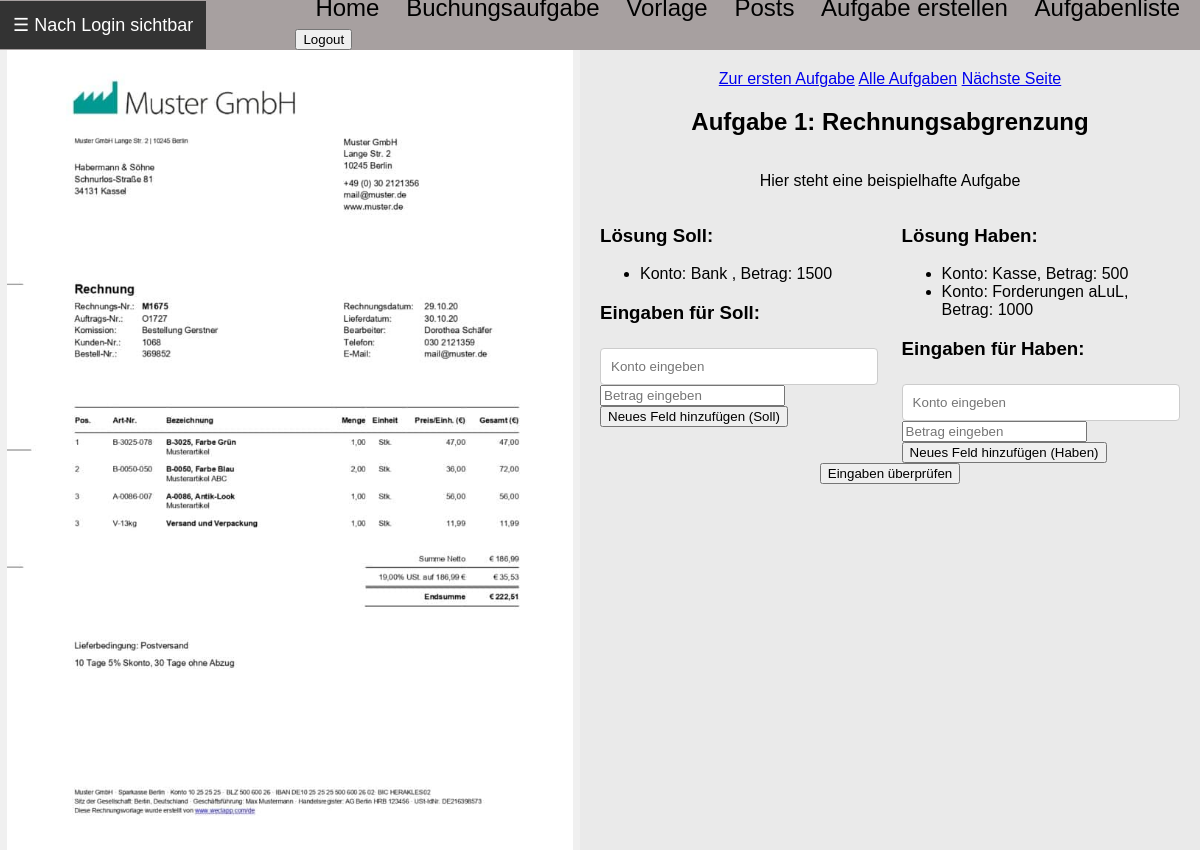
Screenshot of /posts/aufgabe/1/ (signed in) with the database file from the repository.
### posts/models.py (models this page shows, shortened)
class Aufgabe(models.Model):
    kategorie = models.CharField(max_length=100)
    aufgabentext = models.TextField()
    loesung_haben = models.JSONField(blank=True, null=True)  # Optional für Buchungssätze
    loesung_soll = models.JSONField(blank=True, null=True)  # Optional für Buchungssätze
    multiple_choice_antworten = models.JSONField(blank=True, null=True)  # JSON für Multiple Choice Antworten
    richtige_antwort = models.TextField(blank=True, null=True)  # Für Texteingaben (und richtige Antwort bei MC)
    aufgabentyp = models.CharField(max_length=50, choices=[
        ('buchungssatz', 'Buchungssatz'),
        ('multiple_choice', 'Multiple Choice'),
        ('texteingabe', 'Texteingabe')
    ])
    author = models.ForeignKey(User, on_delete=models.CASCADE)
    erstellungsdatum = models.DateTimeField(auto_now_add=True)
    id = models.AutoField(primary_key=True)

### posts/views.py (the view)
# urls.py: path('aufgabe/<int:aufgabe_id>/', views.aufgabe_detail, name='aufgabe_detail'),  # New path for task detail page
@login_required(login_url="/users/login/")
def aufgabe_detail(request, aufgabe_id):
    aufgabe = Aufgabe.objects.get(id=aufgabe_id)
    if aufgabe.aufgabentyp == 'buchungssatz':
        loesung_soll = json.loads(aufgabe.loesung_soll)
        loesung_haben = json.loads(aufgabe.loesung_haben)
    else:
        loesung_soll, loesung_haben = None, None
    if aufgabe.aufgabentyp == 'multiple_choice':
        if isinstance(aufgabe.multiple_choice_antworten, str):
            antworten = json.loads(aufgabe.multiple_choice_antworten)
        else:
            antworten = aufgabe.multiple_choice_antworten  # Falls es schon eine Liste ist
        random.shuffle(antworten)  # Antworten mischen
    else:
        antworten = None
    total_tasks = Aufgabe.objects.count()
    next_id = aufgabe_id + 1 if aufgabe_id < total_tasks else None
    prev_id = aufgabe_id - 1 if aufgabe_id > 1 else None
    return render(request, 'posts/buchungsaufgabe.html', {
        'aufgabe': aufgabe,
        'loesung_soll': loesung_soll,
        'loesung_haben': loesung_haben,
        'next_id': next_id,
        'prev_id': prev_id,
        'total_tasks': total_tasks,
    })

### posts/templates/posts/buchungsaufgabe.html (shortened to what this page needs)
{% extends 'vorlage.html' %}
{% load static %}
{% block content %}
<div class="buchung_container">
    <div class="buchung_links">
        <img src="/media/beispielrechnung.jpg" alt="Beispielrechnung" class="buchung_rechnungsbeleg">
    </div>
    <div class="buchung_rechts">
        <div class="navigation_links">
            <a href="{% url 'posts:aufgabe_detail' 1 %}">Zur ersten Aufgabe</a>
            {% if prev_id %}
                <a href="{% url 'posts:aufgabe_detail' prev_id %}">Letzte Seite</a>
            {% else %}
                <a href="{% url 'posts:aufgaben_liste' %}">Alle Aufgaben</a>
            {% endif %}
            {% if next_id %}
                <a href="{% url 'posts:aufgabe_detail' next_id %}">Nächste Seite</a>
            {% endif %}
        </div>
        {% if aufgabe.aufgabentyp == 'buchungssatz' %}
            <h2>Aufgabe {{ aufgabe.id }}: {{ aufgabe.kategorie }}</h2>
            <p>{{ aufgabe.aufgabentext }}</p>
            <div class="berechnung_felder">
                <div class="loesung_soll">
                    <h3>Lösung Soll:</h3>
                    <ul>
                        {% for eintrag in loesung_soll %}
                            <li>Konto: {{ eintrag.konto }}, Betrag: {{ eintrag.betrag }}</li>
                        {% endfor %}
                    </ul>
                    <h3>Eingaben für Soll:</h3>
                    <form id="numberFormSoll">
                        <div id="inputFieldsSoll">
                            <div class="inputPairSoll">
                                <input type="text" name="konto_soll" placeholder="Konto eingeben" required>
                                <input type="number" name="betrag_soll" placeholder="Betrag eingeben" required>
                            </div>
                        </div>
                        <button type="button" onclick="addField('soll')">Neues Feld hinzufügen (Soll)</button>
                    </form>
                </div>
                <div class="loesung_haben">
                    <h3>Lösung Haben:</h3>
                    <ul>
                        {% for eintrag in loesung_haben %}
                            <li>Konto: {{ eintrag.konto }}, Betrag: {{ eintrag.betrag }}</li>
                        {% endfor %}
                    </ul>
                    <h3>Eingaben für Haben:</h3>
                    <form id="numberFormHaben">
                        <div id="inputFieldsHaben">
                            <div class="inputPairHaben">
                                <input type="text" name="konto_haben" placeholder="Konto eingeben" required>
                                <input type="number" name="betrag_haben" placeholder="Betrag eingeben" required>
                            </div>
                        </div>
                        <button type="button" onclick="addField('haben')">Neues Feld hinzufügen (Haben)</button>
                    </form>
                </div>
            </div>
            <button type="button" onclick="calculateAndCheckSum()">Eingaben überprüfen</button>
            <br><br>
        {% endif %}
    </div>
</div>
{% endblock %}

### static/css/styles.css (style rules this page uses)
body { margin: 0; font-family: Arial, sans-serif; background-color: rgb(230, 229, 229); }
.buchung_container { display: flex; width: 100%; height: 100vh; }
.buchung_links, .buchung_rechts { flex: 1; display: flex; justify-content: center; align-items: center; }
.buchung_links { overflow: auto; background-color: #f0f0f0; }
.buchung_rechnungsbeleg { max-width: 100%; max-height: 100%; transition: transform 0.2s ease; }
.buchung_rechts { padding: 20px; background-color: #eaeaea; overflow-y: auto; justify-content: flex-start; flex-direction: column; }
input[type="text"] { width: 100%; padding: 10px; margin-top: 5px; border: 1px solid #ccc; border-radius: 4px; box-sizing: border-box; }
.berechnung_felder { display: flex; justify-content: space-between; }
.loesung_soll, .loesung_haben { width: 48%; }

### rows the page displays
Aufgabe: id "1", kategorie "Rechnungsabgrenzung", aufgabentext "Hier steht eine beispielhafte Aufgabe"

### other values shown
{{ eintrag.konto }} "Bank"
{{ eintrag.betrag }} "1500"
{{ eintrag.konto }} "Kasse" "Forderungen aLuL"
{{ eintrag.betrag }} "500" "1000"
